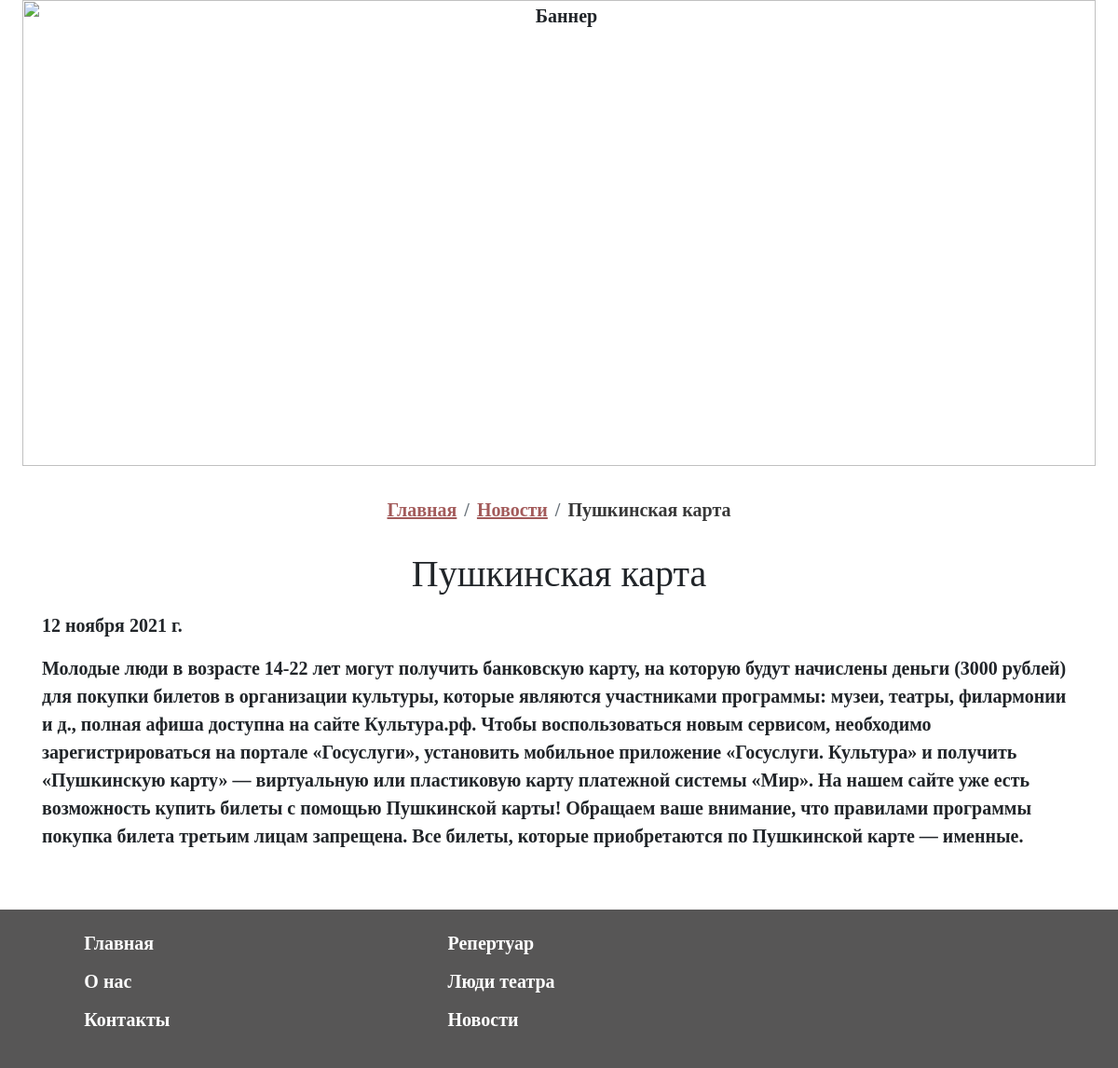
The app's page /news/pushkinskaya-karta/ (signed in) with its own data.
### performs/models.py (models this page shows, shortened)
class News(models.Model):
    title = models.CharField("Заголовок", max_length=150)
    description = models.TextField("Описание")
    preview = models.TextField("Краткое описание", default="Новость")
    date = models.DateField("Дата")
    url = models.SlugField(max_length=100)
    class Meta:
        verbose_name = "Новость"
        verbose_name_plural = "Новости"

### performs/views.py (the view)
# urls.py: path("news/<str:slug>/", views.NewsDetailView.as_view(), name="news_detail"),
class NewsDetailView(DetailView):
    model = News
    slug_field = "url"

### templates/performs/news_detail.html (shortened to what this page needs)
{% load static %}
<html lang="en">
<head>
    <link rel="stylesheet" href="{% static 'css1/bootstrap.min.css' %}">
    <link rel="stylesheet" href="{% static 'css/main.css' %}">
    <link rel="stylesheet" href="{% static 'css/perform.css' %}">
    <link rel="stylesheet" href="https://unpkg.com/swiper/swiper-bundle.css" />
    <link rel="stylesheet" href="https://unpkg.com/swiper/swiper-bundle.min.css" />
</head>
<body>
   <nav class="navbar navbar-expand-md navbar-dark sticky-top navbar-fixed-top trn">
        <div class="container-fluid">
            <a href="{% url 'index' %}" class="navbar-brand">
                <img src="{% static 'img/logo2.png' %}" class="d-inline-block align-top" alt="Логотип">
            </a>
            <div class="collapse navbar-collapse" id="navbarResponsive">
                <ul class="navbar-nav ml-auto mt-2 mt-lg-0">
                    <li class="nav-item">
                        <a href="{% url 'index' %}" class="nav-link">Главная</a>
                    </li>
                    <li class="nav-item">
                        <a href="{% url 'affiche' %}" class="nav-link">Репертуар</a>
                    </li>
                    <li class="nav-item">
                        <a href="{% url 'people' %}" class="nav-link">Люди театра</a>
                    </li>
                    <li class="nav-item">
                        <a href="{% url 'about' %}" class="nav-link">О нас</a>
                    </li>
                    <li class="nav-item">
                        <a href="{% url 'contact' %}" class="nav-link">Контакты</a>
                    </li>
                    <li class="nav-item">
                        <a href="{% url 'news' %}" class="nav-link">Новости</a>
                    </li>
                    {% if request.user.is_authenticated %}
					<li class="nav-item text-white">
						{{user.username}} | <a href="{%url 'logout' %}">
                    </a>
					</li>
					{% endif %}
                </ul>
            </div>
        </div>
    </nav>
    <div class="banner">
        <img src="{% static 'img/Frame 1.svg' %}" alt="Баннер">
    </div>
    <div class="container-sm bc" style="margin-top:20px; margin-bottom:20px;">
        <nav aria-label="breadcrumb">
            <ol class="breadcrumb">
                <li class="breadcrumb-item"><a href="{% url 'index' %}">Главная</a></li>
                <li class="breadcrumb-item"><a href="{% url 'news' %}">Новости</a></li>
                <li class="breadcrumb-item active" aria-current="page">{{ news.title }}</li>
            </ol>
        </nav>
    </div>
    <div class="container col-xxl-8 ">
        <div class="row flex-lg-row-reverse align-items-center g-5 py-5">
            <div class="col-lg-12">
                <h1 class="display-5 fw-bold lh-1 mb-3">{{ news.title }}</h1>
                <p class="lead">{{ news.date }}</p>
                <p class="lead">{{ news.description }}</p>
                </div>
            </div>
        </div>
    <footer class="footer mt-auto py-3">
        <div class="container">
            <ul>
                <li>
                    <a href="{% url 'index' %}">Главная</a>
                </li>
                <li>
                    <a href="{% url 'affiche' %}">Репертуар</a>
                </li>
                <li>
                    <a href="{% url 'about' %}">О нас</a>
                </li>
                <li>
                   <a href="{% url 'people' %}">Люди театра</a>
                </li>
                <li>
                    <a href="{% url 'contact' %}">Контакты</a>
                </li>
                <li>
                    <a href="{% url 'news' %}">Новости</a>
                </li>
            </ul>
        </div>
    </footer>
</body>
</html>

### static/css/main.css (style rules this page uses)
body { background-color: rgb(255, 255, 255); font-family: "CormorantUnicase-Regular"; overflow-x: hidden; font-style: normal; font-weight: bold; font-size: 20px; text-align: center; max-width: 100%; }
.nav-item, .foo-item { margin-right: 20px; }
.navbar-brand img { width: 90px; height: 90px; }
.sticky-top { position: absolute; z-index: 1; top: 0; width: 100%; }
.banner img { width: 98%; height: 600px; position: relative; background-size: cover; object-fit: cover; }
.bc { margin-top: 100px; margin-bottom: -80px; width: fit-content; }
.breadcrumb { background-color: #fff; }
.breadcrumb-item a { color: #700000a4 !important; text-decoration: underline; }
.active { color: #383838 !important; }
footer { text-align: left; background-color: #575656; }
footer li { list-style-type: none; display: inline-block; width: 35%; margin: 0.5%; }

### static/css/perform.css (style rules this page uses)
body { background-color: rgb(255, 255, 255); font-family: "CormorantUnicase-Regular"; overflow-x: hidden; font-style: normal; font-size: 20px; text-align: center; font-weight: bolder; }
.lead { text-align: left; font-weight: bolder; }
.banner img { width: 98%; height: 500px; position: relative; background-size: cover; object-fit: cover; }
h1 { margin-top: -50px; margin-bottom: -20px; }

### records on screen
News: title "Пушкинская карта", date "12 ноября 2021 г.", description "Молодые люди в возрасте 14-22 лет могут получить банковскую карту, на которую будут начислены деньги (3000 рублей) для покупки билетов в организации культуры, которые являются участниками программы: музеи, театры, филармонии и д., полная афиша доступна на сайте Культура.рф. Чтобы воспользоваться новым сервисом, необходимо зарегистрироваться на портале «Госуслуги», установить мобильное приложение «Госуслуги. Культура» и получить «Пушкинскую карту» — виртуальную или пластиковую карту платежной системы «Мир». На нашем сайте уже есть возможность купить билеты с помощью Пушкинской карты! Обращаем ваше внимание, что правилами программы покупка билета третьим лицам запрещена. Все билеты, которые…"
